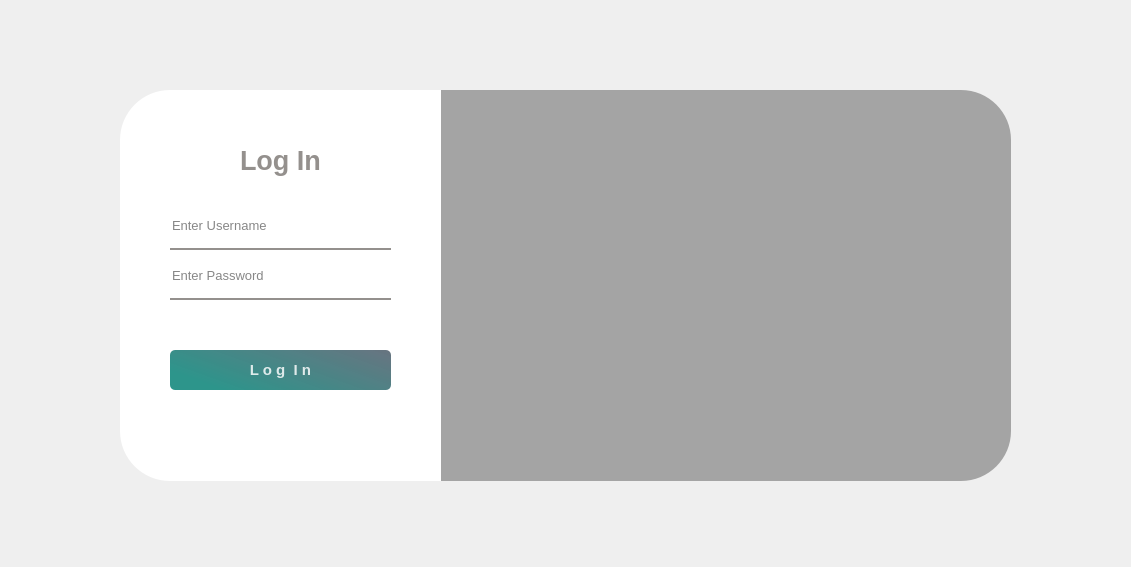
<?xml version="1.0" encoding="UTF-8"?>
<ui version="4.0">
 <class>MainWindow</class>
 <widget class="QMainWindow" name="MainWindow">
  <property name="geometry">
   <rect>
    <x>0</x>
    <y>0</y>
    <width>1131</width>
    <height>567</height>
   </rect>
  </property>
  <property name="windowTitle">
   <string>MainWindow</string>
  </property>
  <widget class="QWidget" name="centralwidget">
   <widget class="QStackedWidget" name="LoginStackedWidget">
    <property name="geometry">
     <rect>
      <x>0</x>
      <y>0</y>
      <width>1131</width>
      <height>571</height>
     </rect>
    </property>
    <property name="styleSheet">
     <string notr="true">QPushButton#LoginpushButton{
	background-color: qlineargradient(spread:pad, x1:0, y1:0.505682, x2:1, y2:0, stop:0 rgba(11, 131, 120, 219), stop:1 rgba(85, 98, 112, 226));
	color:rgba(255, 255, 255, 210);
	border-radius: 5px;
}

QPushButton#LoginpushButton:hover{
	background-color: #94908D;
}

QPushButton#LoginpushButton:pressed{
	padding-left:5px;
	padding-top:5px;
	background-color:#94908D;
}
</string>
    </property>
    <property name="currentIndex">
     <number>0</number>
    </property>
    <widget class="QWidget" name="LoginPage">
     <widget class="QLabel" name="label_30">
      <property name="geometry">
       <rect>
        <x>390</x>
        <y>90</y>
        <width>621</width>
        <height>391</height>
       </rect>
      </property>
      <property name="styleSheet">
       <string notr="true">border-image: url(:/gif /gifsample.gif);
border-top-right-radius: 50px;
border-bottom-right-radius: 50px;</string>
      </property>
      <property name="text">
       <string/>
      </property>
     </widget>
     <widget class="QLabel" name="label_31">
      <property name="geometry">
       <rect>
        <x>390</x>
        <y>90</y>
        <width>621</width>
        <height>391</height>
       </rect>
      </property>
      <property name="styleSheet">
       <string notr="true">background-color:rgba(0, 0, 0, 80);
border-image: url(:/gif/gifsample.gif);
border-top-right-radius: 50px;
border-bottom-right-radius: 50px;</string>
      </property>
      <property name="text">
       <string/>
      </property>
     </widget>
     <widget class="QLabel" name="label_32">
      <property name="geometry">
       <rect>
        <x>120</x>
        <y>90</y>
        <width>321</width>
        <height>391</height>
       </rect>
      </property>
      <property name="styleSheet">
       <string notr="true">background-color:rgba(255, 255, 255, 255);
border-top-left-radius: 50px;
border-bottom-left-radius: 50px;</string>
      </property>
      <property name="text">
       <string/>
      </property>
     </widget>
     <widget class="QLabel" name="label_33">
      <property name="geometry">
       <rect>
        <x>240</x>
        <y>140</y>
        <width>100</width>
        <height>40</height>
       </rect>
      </property>
      <property name="font">
       <font>
        <pointsize>20</pointsize>
        <bold>true</bold>
       </font>
      </property>
      <property name="styleSheet">
       <string notr="true">color: #94908D;</string>
      </property>
      <property name="text">
       <string>Log In</string>
      </property>
     </widget>
     <widget class="QLineEdit" name="lineEdit">
      <property name="geometry">
       <rect>
        <x>170</x>
        <y>210</y>
        <width>221</width>
        <height>40</height>
       </rect>
      </property>
      <property name="font">
       <font>
        <pointsize>10</pointsize>
       </font>
      </property>
      <property name="styleSheet">
       <string notr="true">background-color:rgba(0, 0, 0, 0);
border:none;
border-bottom:2px solid #94908D;
color:rgba(0, 0, 0, 240);
padding-bottom: 7px</string>
      </property>
      <property name="placeholderText">
       <string>Enter Username</string>
      </property>
     </widget>
     <widget class="QLineEdit" name="lineEdit_2">
      <property name="geometry">
       <rect>
        <x>170</x>
        <y>260</y>
        <width>221</width>
        <height>40</height>
       </rect>
      </property>
      <property name="font">
       <font>
        <pointsize>10</pointsize>
       </font>
      </property>
      <property name="styleSheet">
       <string notr="true">background-color:rgba(0, 0, 0, 0);
border:none;
border-bottom:2px solid #94908D;
color:rgba(0, 0, 0, 240);
padding-bottom: 7px</string>
      </property>
      <property name="echoMode">
       <enum>QLineEdit::Password</enum>
      </property>
      <property name="placeholderText">
       <string>Enter Password</string>
      </property>
     </widget>
     <widget class="QPushButton" name="LoginpushButton">
      <property name="geometry">
       <rect>
        <x>170</x>
        <y>350</y>
        <width>221</width>
        <height>40</height>
       </rect>
      </property>
      <property name="font">
       <font>
        <pointsize>11</pointsize>
        <bold>true</bold>
       </font>
      </property>
      <property name="text">
       <string>L o g  I n</string>
      </property>
     </widget>
    </widget>
    <widget class="QWidget" name="MainWidget">
     <widget class="QStackedWidget" name="MainStackedWidget">
      <property name="geometry">
       <rect>
        <x>0</x>
        <y>80</y>
        <width>1131</width>
        <height>521</height>
       </rect>
      </property>
      <property name="currentIndex">
       <number>0</number>
      </property>
      <widget class="QWidget" name="DashBoardPage">
       <widget class="QFrame" name="frame">
        <property name="geometry">
         <rect>
          <x>40</x>
          <y>30</y>
          <width>250</width>
          <height>100</height>
         </rect>
        </property>
        <property name="styleSheet">
         <string notr="true">background-color: #F0F0F0</string>
        </property>
        <property name="frameShape">
         <enum>QFrame::StyledPanel</enum>
        </property>
        <property name="frameShadow">
         <enum>QFrame::Raised</enum>
        </property>
        <widget class="QLabel" name="label_2">
         <property name="geometry">
          <rect>
           <x>10</x>
           <y>10</y>
           <width>151</width>
           <height>31</height>
          </rect>
         </property>
         <property name="font">
          <font>
           <pointsize>17</pointsize>
           <bold>true</bold>
          </font>
         </property>
         <property name="text">
          <string>TOTAL UNITS</string>
         </property>
        </widget>
        <widget class="QLabel" name="TotalUnits">
         <property name="geometry">
          <rect>
           <x>30</x>
           <y>50</y>
           <width>47</width>
           <height>14</height>
          </rect>
         </property>
         <property name="text">
          <string>76</string>
         </property>
        </widget>
       </widget>
       <widget class="QFrame" name="frame_2">
        <property name="geometry">
         <rect>
          <x>305</x>
          <y>30</y>
          <width>250</width>
          <height>100</height>
         </rect>
        </property>
        <property name="styleSheet">
         <string notr="true">background-color: #F0F0F0</string>
        </property>
        <property name="frameShape">
         <enum>QFrame::StyledPanel</enum>
        </property>
        <property name="frameShadow">
         <enum>QFrame::Raised</enum>
        </property>
        <widget class="QLabel" name="label_3">
         <property name="geometry">
          <rect>
           <x>20</x>
           <y>10</y>
           <width>91</width>
           <height>16</height>
          </rect>
         </property>
         <property name="text">
          <string>TOTAL TENANTS</string>
         </property>
        </widget>
        <widget class="QLabel" name="TotalTenants">
         <property name="geometry">
          <rect>
           <x>20</x>
           <y>50</y>
           <width>47</width>
           <height>14</height>
          </rect>
         </property>
         <property name="text">
          <string>24</string>
         </property>
        </widget>
       </widget>
       <widget class="QFrame" name="frame_3">
        <property name="geometry">
         <rect>
          <x>575</x>
          <y>30</y>
          <width>250</width>
          <height>100</height>
         </rect>
        </property>
        <property name="styleSheet">
         <string notr="true">background-color: #F0F0F0</string>
        </property>
        <property name="frameShape">
         <enum>QFrame::StyledPanel</enum>
        </property>
        <property name="frameShadow">
         <enum>QFrame::Raised</enum>
        </property>
        <widget class="QLabel" name="label_4">
         <property name="geometry">
          <rect>
           <x>10</x>
           <y>10</y>
           <width>91</width>
           <height>16</height>
          </rect>
         </property>
         <property name="text">
          <string>AVAILABLE UNITS</string>
         </property>
        </widget>
        <widget class="QLabel" name="AvailableUnits">
         <property name="geometry">
          <rect>
           <x>10</x>
           <y>50</y>
           <width>47</width>
           <height>14</height>
          </rect>
         </property>
         <property name="text">
          <string>43</string>
         </property>
        </widget>
       </widget>
       <widget class="QFrame" name="frame_4">
        <property name="geometry">
         <rect>
          <x>840</x>
          <y>30</y>
          <width>250</width>
          <height>100</height>
         </rect>
        </property>
        <property name="styleSheet">
         <string notr="true">background-color: #F0F0F0</string>
        </property>
        <property name="frameShape">
         <enum>QFrame::StyledPanel</enum>
        </property>
        <property name="frameShadow">
         <enum>QFrame::Raised</enum>
        </property>
        <widget class="QLabel" name="label_5">
         <property name="geometry">
          <rect>
           <x>10</x>
           <y>10</y>
           <width>91</width>
           <height>16</height>
          </rect>
         </property>
         <property name="text">
          <string>TOTAL EARNINGS</string>
         </property>
        </widget>
        <widget class="QLabel" name="label_6">
         <property name="geometry">
          <rect>
           <x>20</x>
           <y>40</y>
           <width>16</width>
           <height>21</height>
          </rect>
         </property>
         <property name="text">
          <string>₱</string>
         </property>
        </widget>
        <widget class="QLabel" name="TotalEarnings">
         <property name="geometry">
          <rect>
           <x>50</x>
           <y>50</y>
           <width>47</width>
           <height>14</height>
          </rect>
         </property>
         <property name="text">
          <string>50,000</string>
         </property>
        </widget>
       </widget>
      </widget>
      <widget class="QWidget" name="RentalsPage">
       <widget class="QTableWidget" name="RentalsTable">
        <property name="geometry">
         <rect>
          <x>0</x>
          <y>40</y>
          <width>841</width>
          <height>481</height>
         </rect>
        </property>
        <column>
         <property name="text">
          <string>UnitID</string>
         </property>
        </column>
        <column>
         <property name="text">
          <string>TenantID</string>
         </property>
        </column>
        <column>
         <property name="text">
          <string>StartDate</string>
         </property>
        </column>
        <column>
         <property name="text">
          <string>EndDate</string>
         </property>
        </column>
       </widget>
       <widget class="QFrame" name="AddTenantFrame_2">
        <property name="geometry">
         <rect>
          <x>840</x>
          <y>10</y>
          <width>291</width>
          <height>511</height>
         </rect>
        </property>
        <property name="frameShape">
         <enum>QFrame::StyledPanel</enum>
        </property>
        <property name="frameShadow">
         <enum>QFrame::Raised</enum>
        </property>
        <widget class="QLabel" name="label_19">
         <property name="geometry">
          <rect>
           <x>130</x>
           <y>40</y>
           <width>71</width>
           <height>16</height>
          </rect>
         </property>
         <property name="text">
          <string>ADD RENTALS</string>
         </property>
        </widget>
        <widget class="QLabel" name="label_20">
         <property name="geometry">
          <rect>
           <x>20</x>
           <y>100</y>
           <width>71</width>
           <height>16</height>
          </rect>
         </property>
         <property name="text">
          <string>Unit ID:</string>
         </property>
        </widget>
        <widget class="QLabel" name="label_21">
         <property name="geometry">
          <rect>
           <x>20</x>
           <y>170</y>
           <width>51</width>
           <height>16</height>
          </rect>
         </property>
         <property name="text">
          <string>Tenant ID:</string>
         </property>
        </widget>
        <widget class="QLabel" name="label_22">
         <property name="geometry">
          <rect>
           <x>20</x>
           <y>240</y>
           <width>81</width>
           <height>16</height>
          </rect>
         </property>
         <property name="text">
          <string>Start Date:</string>
         </property>
        </widget>
        <widget class="QLineEdit" name="StartDate">
         <property name="geometry">
          <rect>
           <x>30</x>
           <y>270</y>
           <width>251</width>
           <height>20</height>
          </rect>
         </property>
         <property name="placeholderText">
          <string>YYYY/MM/DD</string>
         </property>
        </widget>
        <widget class="QLabel" name="label_23">
         <property name="geometry">
          <rect>
           <x>20</x>
           <y>310</y>
           <width>91</width>
           <height>16</height>
          </rect>
         </property>
         <property name="text">
          <string>End Date:</string>
         </property>
        </widget>
        <widget class="QLineEdit" name="ContactNum_2">
         <property name="geometry">
          <rect>
           <x>30</x>
           <y>340</y>
           <width>251</width>
           <height>20</height>
          </rect>
         </property>
         <property name="placeholderText">
          <string>YYYY/MM/DD</string>
         </property>
        </widget>
        <widget class="QPushButton" name="AddRental">
         <property name="geometry">
          <rect>
           <x>114</x>
           <y>420</y>
           <width>91</width>
           <height>23</height>
          </rect>
         </property>
         <property name="text">
          <string>Add</string>
         </property>
        </widget>
        <widget class="QComboBox" name="UnitIDRentals">
         <property name="geometry">
          <rect>
           <x>30</x>
           <y>120</y>
           <width>181</width>
           <height>22</height>
          </rect>
         </property>
        </widget>
        <widget class="QComboBox" name="TenantIDRentals">
         <property name="geometry">
          <rect>
           <x>30</x>
           <y>190</y>
           <width>181</width>
           <height>22</height>
          </rect>
         </property>
        </widget>
       </widget>
       <widget class="QPushButton" name="SearchRentals">
        <property name="geometry">
         <rect>
          <x>10</x>
          <y>0</y>
          <width>75</width>
          <height>23</height>
         </rect>
        </property>
        <property name="text">
         <string>Search</string>
        </property>
       </widget>
       <widget class="QLineEdit" name="SearchBarRentals">
        <property name="geometry">
         <rect>
          <x>100</x>
          <y>0</y>
          <width>251</width>
          <height>20</height>
         </rect>
        </property>
       </widget>
       <widget class="QComboBox" name="SearchRentalsComboBox">
        <property name="geometry">
         <rect>
          <x>390</x>
          <y>0</y>
          <width>101</width>
          <height>22</height>
         </rect>
        </property>
        <item>
         <property name="text">
          <string>Tenant Name</string>
         </property>
        </item>
        <item>
         <property name="text">
          <string>Unit Name</string>
         </property>
        </item>
        <item>
         <property name="text">
          <string>Unit ID</string>
         </property>
        </item>
        <item>
         <property name="text">
          <string>Tenant ID</string>
         </property>
        </item>
       </widget>
      </widget>
      <widget class="QWidget" name="PaymentsPage">
       <widget class="QTableWidget" name="PaymentsTable">
        <property name="geometry">
         <rect>
          <x>0</x>
          <y>40</y>
          <width>841</width>
          <height>481</height>
         </rect>
        </property>
        <column>
         <property name="text">
          <string>UnitID</string>
         </property>
        </column>
        <column>
         <property name="text">
          <string>TenantID</string>
         </property>
        </column>
        <column>
         <property name="text">
          <string>PaymentDate</string>
         </property>
        </column>
        <column>
         <property name="text">
          <string>PaymentType</string>
         </property>
        </column>
        <column>
         <property name="text">
          <string>PaymentStatus</string>
         </property>
        </column>
       </widget>
       <widget class="QFrame" name="AddTenantFrame_3">
        <property name="geometry">
         <rect>
          <x>840</x>
          <y>10</y>
          <width>291</width>
          <height>511</height>
         </rect>
        </property>
        <property name="frameShape">
         <enum>QFrame::StyledPanel</enum>
        </property>
        <property name="frameShadow">
         <enum>QFrame::Raised</enum>
        </property>
        <widget class="QLabel" name="label_24">
         <property name="geometry">
          <rect>
           <x>130</x>
           <y>40</y>
           <width>81</width>
           <height>16</height>
          </rect>
         </property>
         <property name="text">
          <string>ADD PAYMENT</string>
         </property>
        </widget>
        <widget class="QLabel" name="label_25">
         <property name="geometry">
          <rect>
           <x>20</x>
           <y>90</y>
           <width>71</width>
           <height>16</height>
          </rect>
         </property>
         <property name="text">
          <string>Unit ID:</string>
         </property>
        </widget>
        <widget class="QLabel" name="label_26">
         <property name="geometry">
          <rect>
           <x>20</x>
           <y>160</y>
           <width>51</width>
           <height>16</height>
          </rect>
         </property>
         <property name="text">
          <string>Tenant ID:</string>
         </property>
        </widget>
        <widget class="QLabel" name="label_27">
         <property name="geometry">
          <rect>
           <x>20</x>
           <y>220</y>
           <width>81</width>
           <height>16</height>
          </rect>
         </property>
         <property name="text">
          <string>Payment Date:</string>
         </property>
        </widget>
        <widget class="QLineEdit" name="PaymentDate">
         <property name="geometry">
          <rect>
           <x>30</x>
           <y>240</y>
           <width>251</width>
           <height>20</height>
          </rect>
         </property>
         <property name="placeholderText">
          <string>YYYY/MM/DD</string>
         </property>
        </widget>
        <widget class="QLabel" name="label_28">
         <property name="geometry">
          <rect>
           <x>20</x>
           <y>280</y>
           <width>91</width>
           <height>16</height>
          </rect>
         </property>
         <property name="text">
          <string>Payment Type:</string>
         </property>
        </widget>
        <widget class="QLineEdit" name="PaymentType">
         <property name="geometry">
          <rect>
           <x>30</x>
           <y>300</y>
           <width>141</width>
           <height>20</height>
          </rect>
         </property>
         <property name="placeholderText">
          <string/>
         </property>
        </widget>
        <widget class="QPushButton" name="AddPayment">
         <property name="geometry">
          <rect>
           <x>114</x>
           <y>420</y>
           <width>91</width>
           <height>23</height>
          </rect>
         </property>
         <property name="text">
          <string>Add</string>
         </property>
        </widget>
        <widget class="QLabel" name="label_29">
         <property name="geometry">
          <rect>
           <x>20</x>
           <y>340</y>
           <width>91</width>
           <height>16</height>
          </rect>
         </property>
         <property name="text">
          <string>Payment Status:</string>
         </property>
        </widget>
        <widget class="QLineEdit" name="PaymentStatus">
         <property name="geometry">
          <rect>
           <x>30</x>
           <y>360</y>
           <width>113</width>
           <height>20</height>
          </rect>
         </property>
        </widget>
        <widget class="QComboBox" name="UnitIDPayments">
         <property name="geometry">
          <rect>
           <x>30</x>
           <y>110</y>
           <width>181</width>
           <height>22</height>
          </rect>
         </property>
        </widget>
        <widget class="QComboBox" name="TenantIDPayments">
         <property name="geometry">
          <rect>
           <x>30</x>
           <y>180</y>
           <width>181</width>
           <height>22</height>
          </rect>
         </property>
        </widget>
       </widget>
       <widget class="QPushButton" name="SearchPayments">
        <property name="geometry">
         <rect>
          <x>10</x>
          <y>0</y>
          <width>75</width>
          <height>23</height>
         </rect>
        </property>
        <property name="text">
         <string>Search</string>
        </property>
       </widget>
       <widget class="QLineEdit" name="SearchBarPayments">
        <property name="geometry">
         <rect>
          <x>100</x>
          <y>0</y>
          <width>251</width>
          <height>20</height>
         </rect>
        </property>
       </widget>
       <widget class="QComboBox" name="SearchPaymentsComboBox">
        <property name="geometry">
         <rect>
          <x>390</x>
          <y>0</y>
          <width>101</width>
          <height>22</height>
         </rect>
        </property>
        <item>
         <property name="text">
          <string>Tenant Name</string>
         </property>
        </item>
        <item>
         <property name="text">
          <string>Unit Name</string>
         </property>
        </item>
        <item>
         <property name="text">
          <string>Unit ID</string>
         </property>
        </item>
        <item>
         <property name="text">
          <string>Tenant ID</string>
         </property>
        </item>
       </widget>
      </widget>
      <widget class="QWidget" name="TenantsPage">
       <widget class="QTableWidget" name="TenantsTable">
        <property name="geometry">
         <rect>
          <x>0</x>
          <y>40</y>
          <width>841</width>
          <height>481</height>
         </rect>
        </property>
        <column>
         <property name="text">
          <string>TenantID</string>
         </property>
        </column>
        <column>
         <property name="text">
          <string>TenantName</string>
         </property>
        </column>
        <column>
         <property name="text">
          <string>EmailAddress</string>
         </property>
        </column>
        <column>
         <property name="text">
          <string>ContactNumber</string>
         </property>
        </column>
       </widget>
       <widget class="QFrame" name="AddTenantFrame">
        <property name="geometry">
         <rect>
          <x>840</x>
          <y>10</y>
          <width>291</width>
          <height>511</height>
         </rect>
        </property>
        <property name="frameShape">
         <enum>QFrame::StyledPanel</enum>
        </property>
        <property name="frameShadow">
         <enum>QFrame::Raised</enum>
        </property>
        <widget class="QLabel" name="label_7">
         <property name="geometry">
          <rect>
           <x>130</x>
           <y>40</y>
           <width>71</width>
           <height>16</height>
          </rect>
         </property>
         <property name="text">
          <string>ADD TENANT</string>
         </property>
        </widget>
        <widget class="QLabel" name="label_8">
         <property name="geometry">
          <rect>
           <x>20</x>
           <y>100</y>
           <width>71</width>
           <height>16</height>
          </rect>
         </property>
         <property name="text">
          <string>Tenant Name:</string>
         </property>
        </widget>
        <widget class="QLineEdit" name="TenantName">
         <property name="geometry">
          <rect>
           <x>30</x>
           <y>120</y>
           <width>241</width>
           <height>21</height>
          </rect>
         </property>
        </widget>
        <widget class="QLineEdit" name="TenantID">
         <property name="geometry">
          <rect>
           <x>30</x>
           <y>190</y>
           <width>151</width>
           <height>20</height>
          </rect>
         </property>
         <property name="toolTip">
          <string/>
         </property>
         <property name="placeholderText">
          <string>XXXX-XXXX</string>
         </property>
        </widget>
        <widget class="QLabel" name="label_9">
         <property name="geometry">
          <rect>
           <x>20</x>
           <y>170</y>
           <width>51</width>
           <height>16</height>
          </rect>
         </property>
         <property name="text">
          <string>Tenant ID:</string>
         </property>
        </widget>
        <widget class="QLabel" name="label_10">
         <property name="geometry">
          <rect>
           <x>20</x>
           <y>240</y>
           <width>81</width>
           <height>16</height>
          </rect>
         </property>
         <property name="text">
          <string>Email Address:</string>
         </property>
        </widget>
        <widget class="QLineEdit" name="EmailAdd">
         <property name="geometry">
          <rect>
           <x>30</x>
           <y>270</y>
           <width>251</width>
           <height>20</height>
          </rect>
         </property>
        </widget>
        <widget class="QLabel" name="label_11">
         <property name="geometry">
          <rect>
           <x>20</x>
           <y>310</y>
           <width>91</width>
           <height>16</height>
          </rect>
         </property>
         <property name="text">
          <string>Contact Number:</string>
         </property>
        </widget>
        <widget class="QLineEdit" name="ContactNum">
         <property name="geometry">
          <rect>
           <x>60</x>
           <y>340</y>
           <width>221</width>
           <height>20</height>
          </rect>
         </property>
         <property name="placeholderText">
          <string>000 0000 000</string>
         </property>
        </widget>
        <widget class="QLabel" name="label_12">
         <property name="geometry">
          <rect>
           <x>30</x>
           <y>340</y>
           <width>21</width>
           <height>16</height>
          </rect>
         </property>
         <property name="text">
          <string>+63</string>
         </property>
        </widget>
        <widget class="QPushButton" name="AddTenant">
         <property name="geometry">
          <rect>
           <x>114</x>
           <y>420</y>
           <width>91</width>
           <height>23</height>
          </rect>
         </property>
         <property name="text">
          <string>Add</string>
         </property>
        </widget>
       </widget>
       <widget class="QPushButton" name="SearchTenant">
        <property name="geometry">
         <rect>
          <x>10</x>
          <y>0</y>
          <width>75</width>
          <height>23</height>
         </rect>
        </property>
        <property name="text">
         <string>Search</string>
        </property>
       </widget>
       <widget class="QLineEdit" name="SearchBarTenants">
        <property name="geometry">
         <rect>
          <x>100</x>
          <y>0</y>
          <width>251</width>
          <height>20</height>
         </rect>
        </property>
       </widget>
       <widget class="QComboBox" name="SearchTenantComboBox">
        <property name="geometry">
         <rect>
          <x>390</x>
          <y>0</y>
          <width>101</width>
          <height>22</height>
         </rect>
        </property>
        <item>
         <property name="text">
          <string>Tenant Name</string>
         </property>
        </item>
        <item>
         <property name="text">
          <string>Tenant ID</string>
         </property>
        </item>
       </widget>
      </widget>
      <widget class="QWidget" name="UnitsPage">
       <widget class="QTableWidget" name="UnitsTable">
        <property name="geometry">
         <rect>
          <x>0</x>
          <y>40</y>
          <width>841</width>
          <height>481</height>
         </rect>
        </property>
        <column>
         <property name="text">
          <string>UnitID</string>
         </property>
        </column>
        <column>
         <property name="text">
          <string>UnitName</string>
         </property>
        </column>
        <column>
         <property name="text">
          <string>StoreType</string>
         </property>
        </column>
        <column>
         <property name="text">
          <string>UnitStatus</string>
         </property>
        </column>
        <column>
         <property name="text">
          <string>UnitPrice</string>
         </property>
        </column>
       </widget>
       <widget class="QFrame" name="AddUnitFrame">
        <property name="geometry">
         <rect>
          <x>840</x>
          <y>10</y>
          <width>291</width>
          <height>501</height>
         </rect>
        </property>
        <property name="frameShape">
         <enum>QFrame::StyledPanel</enum>
        </property>
        <property name="frameShadow">
         <enum>QFrame::Raised</enum>
        </property>
        <widget class="QLabel" name="label_13">
         <property name="geometry">
          <rect>
           <x>130</x>
           <y>40</y>
           <width>71</width>
           <height>16</height>
          </rect>
         </property>
         <property name="text">
          <string>ADD UNIT</string>
         </property>
        </widget>
        <widget class="QLabel" name="label_14">
         <property name="geometry">
          <rect>
           <x>20</x>
           <y>100</y>
           <width>71</width>
           <height>16</height>
          </rect>
         </property>
         <property name="text">
          <string>Unit Name:</string>
         </property>
        </widget>
        <widget class="QLineEdit" name="UnitName">
         <property name="geometry">
          <rect>
           <x>30</x>
           <y>120</y>
           <width>241</width>
           <height>21</height>
          </rect>
         </property>
        </widget>
        <widget class="QLineEdit" name="UnitID">
         <property name="geometry">
          <rect>
           <x>30</x>
           <y>190</y>
           <width>151</width>
           <height>20</height>
          </rect>
         </property>
         <property name="toolTip">
          <string/>
         </property>
         <property name="placeholderText">
          <string>XXX-XXXX</string>
         </property>
        </widget>
        <widget class="QLabel" name="label_15">
         <property name="geometry">
          <rect>
           <x>20</x>
           <y>170</y>
           <width>51</width>
           <height>16</height>
          </rect>
         </property>
         <property name="text">
          <string>Unit ID:</string>
         </property>
        </widget>
        <widget class="QLabel" name="label_16">
         <property name="geometry">
          <rect>
           <x>20</x>
           <y>240</y>
           <width>61</width>
           <height>16</height>
          </rect>
         </property>
         <property name="text">
          <string>Store Type:</string>
         </property>
        </widget>
        <widget class="QLineEdit" name="StoreType">
         <property name="geometry">
          <rect>
           <x>30</x>
           <y>270</y>
           <width>251</width>
           <height>20</height>
          </rect>
         </property>
        </widget>
        <widget class="QLabel" name="label_17">
         <property name="geometry">
          <rect>
           <x>20</x>
           <y>310</y>
           <width>61</width>
           <height>16</height>
          </rect>
         </property>
         <property name="text">
          <string>Unit Price:</string>
         </property>
        </widget>
        <widget class="QLineEdit" name="UnitPrice">
         <property name="geometry">
          <rect>
           <x>40</x>
           <y>340</y>
           <width>241</width>
           <height>20</height>
          </rect>
         </property>
         <property name="placeholderText">
          <string/>
         </property>
        </widget>
        <widget class="QLabel" name="label_18">
         <property name="geometry">
          <rect>
           <x>30</x>
           <y>340</y>
           <width>16</width>
           <height>16</height>
          </rect>
         </property>
         <property name="text">
          <string>₱</string>
         </property>
        </widget>
        <widget class="QPushButton" name="AddUnit">
         <property name="geometry">
          <rect>
           <x>114</x>
           <y>420</y>
           <width>91</width>
           <height>23</height>
          </rect>
         </property>
         <property name="text">
          <string>Add</string>
         </property>
        </widget>
       </widget>
       <widget class="QPushButton" name="SearchUnit">
        <property name="geometry">
         <rect>
          <x>10</x>
          <y>0</y>
          <width>75</width>
          <height>23</height>
         </rect>
        </property>
        <property name="text">
         <string>Search</string>
        </property>
       </widget>
       <widget class="QLineEdit" name="SearchBarUnit">
        <property name="geometry">
         <rect>
          <x>100</x>
          <y>0</y>
          <width>251</width>
          <height>20</height>
         </rect>
        </property>
       </widget>
       <widget class="QComboBox" name="SearchUnitComboBox">
        <property name="geometry">
         <rect>
          <x>390</x>
          <y>0</y>
          <width>101</width>
          <height>22</height>
         </rect>
        </property>
        <item>
         <property name="text">
          <string>Unit Name</string>
         </property>
        </item>
        <item>
         <property name="text">
          <string>Unit ID</string>
         </property>
        </item>
       </widget>
      </widget>
     </widget>
     <widget class="QFrame" name="DashBoardFrame">
      <property name="geometry">
       <rect>
        <x>0</x>
        <y>0</y>
        <width>1131</width>
        <height>81</height>
       </rect>
      </property>
      <property name="frameShape">
       <enum>QFrame::StyledPanel</enum>
      </property>
      <property name="frameShadow">
       <enum>QFrame::Raised</enum>
      </property>
      <widget class="QFrame" name="DashBoardHolderFrame">
       <property name="geometry">
        <rect>
         <x>0</x>
         <y>20</y>
         <width>1131</width>
         <height>41</height>
        </rect>
       </property>
       <property name="styleSheet">
        <string notr="true">background-color: #31302E</string>
       </property>
       <property name="frameShape">
        <enum>QFrame::StyledPanel</enum>
       </property>
       <property name="frameShadow">
        <enum>QFrame::Raised</enum>
       </property>
       <widget class="QPushButton" name="DashboardButton">
        <property name="geometry">
         <rect>
          <x>30</x>
          <y>10</y>
          <width>75</width>
          <height>23</height>
         </rect>
        </property>
        <property name="styleSheet">
         <string notr="true">background-color: #F0F0F0</string>
        </property>
        <property name="text">
         <string>DASHBOARD</string>
        </property>
       </widget>
       <widget class="QPushButton" name="TenantsButton">
        <property name="geometry">
         <rect>
          <x>180</x>
          <y>10</y>
          <width>75</width>
          <height>23</height>
         </rect>
        </property>
        <property name="text">
         <string>TENANTS</string>
        </property>
       </widget>
       <widget class="QPushButton" name="UnitsButton">
        <property name="geometry">
         <rect>
          <x>270</x>
          <y>10</y>
          <width>75</width>
          <height>23</height>
         </rect>
        </property>
        <property name="text">
         <string>UNITS</string>
        </property>
       </widget>
       <widget class="QPushButton" name="RentalsButton">
        <property name="geometry">
         <rect>
          <x>360</x>
          <y>10</y>
          <width>75</width>
          <height>23</height>
         </rect>
        </property>
        <property name="text">
         <string>RENTALS</string>
        </property>
       </widget>
       <widget class="QPushButton" name="PaymentsButton">
        <property name="geometry">
         <rect>
          <x>450</x>
          <y>10</y>
          <width>75</width>
          <height>23</height>
         </rect>
        </property>
        <property name="text">
         <string>PAYMENTS</string>
        </property>
       </widget>
       <widget class="QLabel" name="label">
        <property name="geometry">
         <rect>
          <x>900</x>
          <y>10</y>
          <width>221</width>
          <height>20</height>
         </rect>
        </property>
        <property name="styleSheet">
         <string notr="true">color: #FFFFFF</string>
        </property>
        <property name="text">
         <string>STORE RENTAL MANAGEMENT SYSTEM</string>
        </property>
       </widget>
      </widget>
     </widget>
    </widget>
   </widget>
  </widget>
 </widget>
 <resources>
  <include location="resources.qrc"/>
 </resources>
 <connections/>
</ui>
